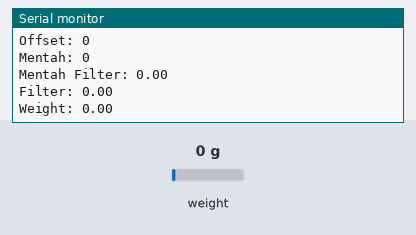
Recording of a sketch running on a simulated Arduino Uno, built with avr-gcc and run on an emulated ATmega328P. On the bench: the last lines printed to the serial monitor. The test bench sets the inputs (shaded band); at power-on: weight on the scale 0 g.

Above: at 9.3 s.
9.4 s: weight on the scale set to 100 g
At 9.48 s:
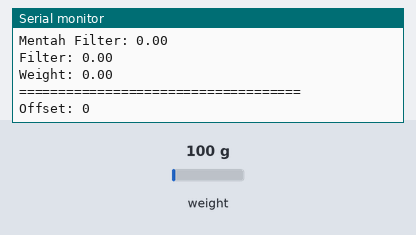
10.9 s: weight on the scale set to 1250 g
At 10.98 s:
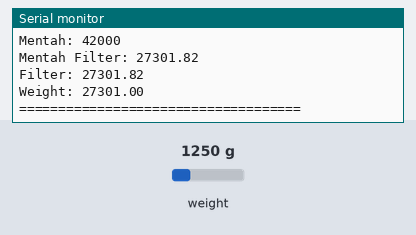
12.4 s: weight on the scale set to 3750 g
At 12.84 s:
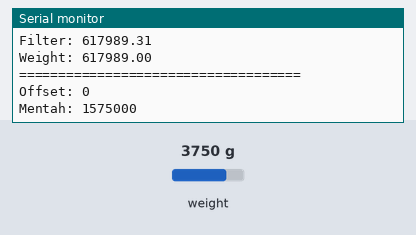
Timing chart, 0 to 15.4 s (numbered marks = the images above; inputs shaded):
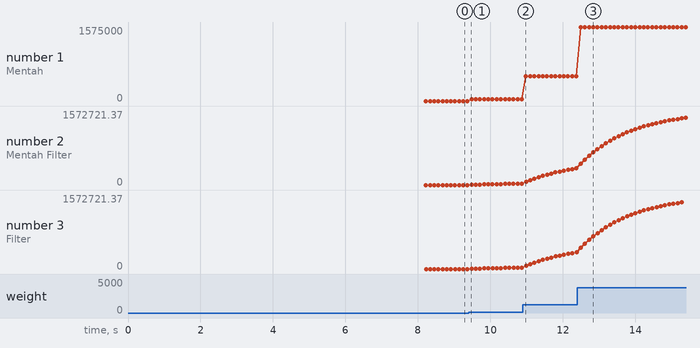

Measured:
- plotted number 1: 0 → 42000 after the input at 9.4 s
- plotted number 2: 0 → 27301.82 after the input at 9.4 s
- plotted number 3: 0 → 27301.82 after the input at 9.4 s

The sketch:

New_Reading_Weight.ino
```cpp
#include "myHX711.h"
#include "KalmanFilter.h"

myHX711 scale;
KalmanFilter kalman_filter(0.1, 15.0);

long bulatkanKeRatusan(long angka) {
  // 1. Bagi dengan 100.0 untuk mendapatkan nilai desimal
  float nilaiSementara = angka / 10.0;

  // 2. Gunakan round() untuk membulatkan ke bilangan bulat terdekat
  long hasilBulat = round(nilaiSementara);

  // 3. Kembalikan ke skala ratusan
  return hasilBulat * 10;
}

void tare() {
  float sum;
  for (int i = 0; i < 50; i++) {
    long raw_value = scale.read();
    scale.filter_read(raw_value);
    float offset_value = scale.read_average(20);
    sum += offset_value;
    Serial.println(offset_value);
    Serial.println(i);
    delay(1);
  }

  scale.set_offset(sum/50);
  delay(1);
}

void setup() {
  Serial.begin(115200);
  scale.begin(13, 14);
  Serial.println("Taring.....");
  // scale.set_scale(8793.00f);
  scale.set_scale();
  tare();
  Serial.println("Taring Done!");
  delay(2000);
}

void loop() {
  long raw_value = scale.read();
  float raw_filter = kalman_filter.update(raw_value);
  float filter_value = scale.filter_read(raw_filter);
  float final_weight = scale.get_units(10);

  Serial.println("====================================");
  Serial.print("Offset: ");
  Serial.println(scale.get_offset());
  Serial.print("Mentah: ");
  Serial.println(raw_value);
  Serial.print("Mentah Filter: ");
  Serial.println(raw_filter);
  Serial.print("Filter: ");
  Serial.println(filter_value);
  Serial.print("Weight: ");
  Serial.print(final_weight);
  Serial.println("");
}
```

KalmanFilter.cpp
```cpp
#include "KalmanFilter.h"

KalmanFilter::KalmanFilter(float process_noise, float measurement_noise, float initial_value) {
    Q = process_noise;
    R = measurement_noise;
    x = initial_value;
    p = 1.0; // Inisialisasi error covariance
    k = 0;
}

float KalmanFilter::update(float measurement) {
    // Tahap Prediksi
    p = p + Q;

    // Tahap Pengukuran (Koreksi)
    k = p / (p + R);
    x = x + k * (measurement - x);
    p = (1 - k) * p;

    return x;
}

void KalmanFilter::setParameters(float process_noise, float measurement_noise) {
    Q = process_noise;
    R = measurement_noise;
}
```

KalmanFilter.h
```cpp
#ifndef KalmanFilter_h
#define KalmanFilter_h

class KalmanFilter {
private:
    float Q; // Process noise covariance
    float R; // Measurement noise covariance
    float x; // Estimated value
    float p; // Estimation error covariance
    float k; // Kalman gain

public:
    // Constructor
    KalmanFilter(float process_noise, float measurement_noise, float initial_value = 0);

    // Fungsi utama untuk memfilter nilai baru
    float update(float measurement);

    // Fungsi untuk mengubah parameter secara real-time
    void setParameters(float process_noise, float measurement_noise);
};

#endif
```

myHX711.cpp
```cpp
#include <Arduino.h>
#include "myHX711.h"

myHX711::myHX711() {}

void myHX711::begin(byte dout, byte pd_sck, byte gain)
{
	_hardware_scale.begin(dout, pd_sck, gain);
}

bool myHX711::is_ready()
{
	return _hardware_scale.is_ready();
}

void myHX711::set_gain(byte gain)
{
	_hardware_scale.set_gain(gain);
}

long myHX711::read()
{
	return _hardware_scale.read();
}

void myHX711::wait_ready(unsigned long delay_ms)
{
	_hardware_scale.wait_ready(delay_ms);
}

bool myHX711::wait_ready_retry(int retries, unsigned long delay_ms)
{
	return _hardware_scale.wait_ready_retry(retries, delay_ms);
}

bool myHX711::wait_ready_timeout(unsigned long timeout, unsigned long delay_ms)
{
	return _hardware_scale.wait_ready_timeout(timeout, delay_ms);
}

void myHX711::power_down()
{
	_hardware_scale.power_down();
}

void myHX711::power_up()
{
	_hardware_scale.power_up();
}

float myHX711::filter_read(float raw_reading)
{
	myREAD = raw_reading;
	return myREAD;
}

long myHX711::read_average(byte times)
{
	long sum = 0;
	for (byte i = 0; i < times; i++)
	{
		sum += myREAD;
		delay(1);
	}
	return sum / times;
}

double myHX711::get_value(byte times)
{
	return read_average(times) - myOFFSET;
}

float myHX711::get_units(byte times)
{
	return get_value(times) / mySCALE;
}

void myHX711::tare(byte times)
{
	double sum = read_average(times);
	set_offset(sum);
}

void myHX711::set_scale(float scale)
{
	mySCALE = scale;
}

float myHX711::get_scale()
{
	return mySCALE;
}

void myHX711::set_offset(long offset)
{
	myOFFSET = offset;
}

long myHX711::get_offset()
{
	return myOFFSET;
}
```

myHX711.h
```cpp
#ifndef myHX711_h
#define myHX711_h

#include <HX711.h>

class myHX711
{
private:
	long myOFFSET = 0;		 // used for tare weight
	float mySCALE = 1;		 // used to return weight in grams, kg, ounces, whatever
	float myREAD = 0.0f;	 // used for reading values
	HX711 _hardware_scale; // instance of the myHX711 class to handle hardware operations

public:
	myHX711();
	void begin(byte dout, byte pd_sck, byte gain = 128);
	bool is_ready();
	void set_gain(byte gain = 128);
	long read();
	void wait_ready(unsigned long delay_ms = 0);
	bool wait_ready_retry(int retries = 3, unsigned long delay_ms = 0);
	bool wait_ready_timeout(unsigned long timeout = 1000, unsigned long delay_ms = 0);
	void power_down();
	void power_up();
	float filter_read(float raw_reading = 0.0f);
	long read_average(byte times = 10);
	double get_value(byte times = 1);
	float get_units(byte times = 1);
	void tare(byte times = 10);
	void set_scale(float scale = 1.f);
	float get_scale();
	void set_offset(long offset = 0);
	long get_offset();
};

#endif
```
